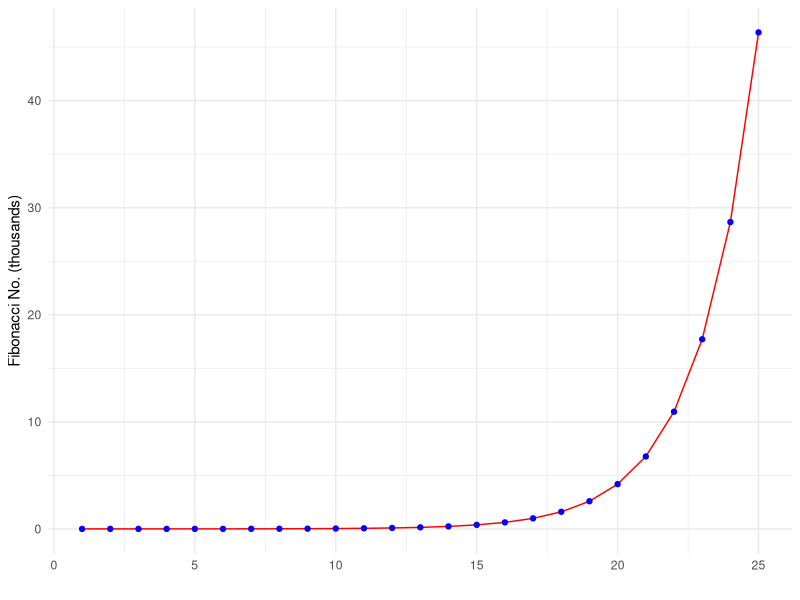

Write R code to recreate this figure.
## ---- chunk 1
library(dplyr)
library(magrittr)
library(tibble)
library(ggplot2)
library(bookdown)
## ---- chunk 2
# create a mock spreadsheet
fruit_basket <- tribble(
  ~type,~count,~unit_price,
  "apple",5,1,
  "banana",12,0.5,
  "cantaloupe",2,2,
  "honeydew",2,3,
  "orange",7,0.75) %>%
  mutate(total = count * unit_price)
knitr::kable(fruit_basket, format = 'latex', booktabs = TRUE, 
             col.names = c("Type", "Count", "Price", "Total"),
             align = 'lccr', # left, center, center, right
             caption = "Our fruit basket")
## ---- chunk 3
# calculate the first `n` Fibonacci numbers
fibonacci <- function(n) {
  stopifnot(n > 2)
  ar <- rep(0, n)
  ar[1] <- f1 <- 0
  ar[2] <- f2 <- 1
  for (i in 3:n) {
    f3 <- f1 + f2
    ar[i] <- f3
    f1 <- f2
    f2 <- f3
  }
  return (ar)
}

ncalc <- 25
f <- fibonacci(ncalc)
df <- data.frame(1:ncalc, f)
names(df) <- c("x","y")

div <- 1000

p <- ggplot(df) +
  geom_line(aes(x, y/div), color = "red") +
  geom_point(aes(x, y/div), color = "blue") +
  scale_y_continuous(limits = c(0, max(df$y)/div)) +
  xlab("") +
  ylab("Fibonacci No. (thousands)") + 
  theme_minimal()
p
